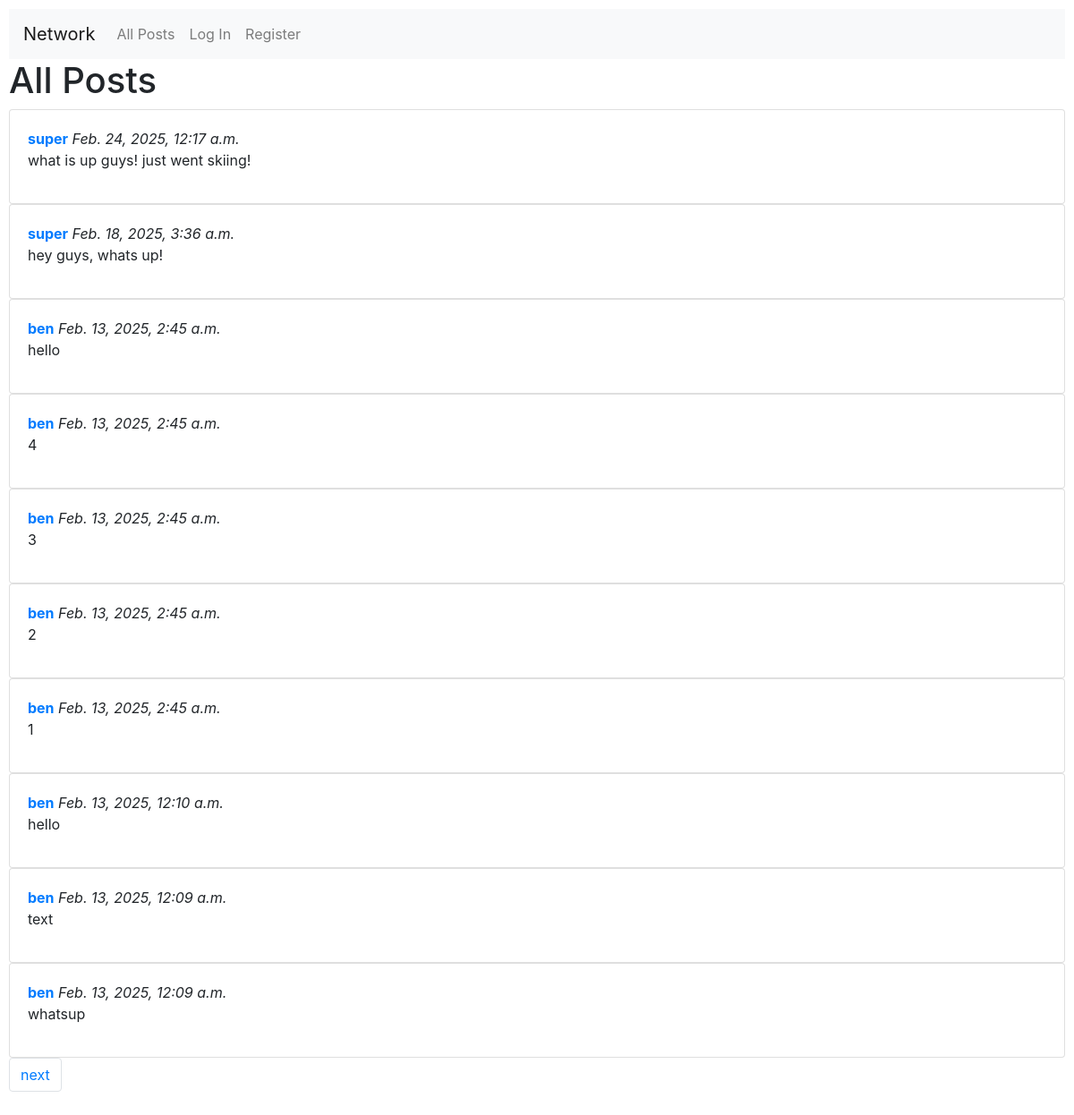
The page / on the database its author committed.
### network/models.py (models this page shows)
class Post(models.Model):
    user = models.ForeignKey(User, on_delete=models.CASCADE)
    text = models.CharField(max_length=256, blank=False, null=False)
    likes = models.ManyToManyField(User, through="Like", blank=True, related_name="liked_posts")
    timestamp = models.DateTimeField(auto_now_add=True)

class User(AbstractUser):
    user_followers = models.ManyToManyField('Follow')

### network/views.py (the view)
# urls.py: path("", views.index, name="index"),
def index(request):
    posts = Post.objects.order_by('-timestamp').values()
    if request.user.is_authenticated:
        for post in posts:
            post["user"] = User.objects.get(pk=post.get("user_id")).username
            post["likes"] = Post.objects.get(pk=post.get("id")).likes.count()
            post_object = Post.objects.get(pk=post["id"])
            try:
                like = Like.objects.get(
                    user=request.user,
                    post=post_object
                )
            except Like.DoesNotExist:
                post["liked"] = False
            else:
                post["liked"] = True
    else:
        for post in posts:
            post["user"] = User.objects.get(pk=post.get("user_id")).username
            post["likes"] = Post.objects.get(pk=post.get("id")).likes.count()
    paginator = Paginator(posts, 10)
    page_number = request.GET.get("page")
    page_obj = paginator.get_page(page_number)
    return render(request, "network/index.html", {
        "page": page_obj
    })

### network/templates/network/index.html (shortened to what this page needs)
{% extends "network/layout.html" %}
{% block body %}
    <h1>All Posts</h1>
    {% for post in page %}
        <div class="card">
            <div class="card-body" id="post-{{ post.id }}">
                <a href="{% url 'profile' username=post.user %}"><strong>{{ post.user }}</strong></a>
                <i>{{ post.timestamp }}</i>
                {% if user.username == post.user %}
                    <div class="edit" data-text="{{ post.text }}" data-id="{{ post.id }}"></div>
                    ❤️{{ post.likes }}
                {% else %}
                    <p>{{ post.text }}</p>
                {% endif %}
            </div>
        </div>
    {% endfor %}
    <nav>
        <ul class="pagination">
            {% if page.has_next %}
            <li class="page-item"><a class="page-link" href="?page={{ page.next_page_number }}">next</a></li>
            {% endif %}
        </ul>
    </nav>
{% endblock %}

### network/static/network/styles.css (style rules this page uses)
body { padding: 10px; }

### rows shown on the page
Post: user "super", timestamp "Feb. 24, 2025, 12:17 a.m.", text "what is up guys! just went skiing!"
Post: user "super", timestamp "Feb. 18, 2025, 3:36 a.m.", text "hey guys, whats up!"
Post: user "ben", timestamp "Feb. 13, 2025, 2:45 a.m.", text "hello"
Post: user "ben", timestamp "Feb. 13, 2025, 2:45 a.m.", text "4"
Post: user "ben", timestamp "Feb. 13, 2025, 2:45 a.m.", text "3"
Post: user "ben", timestamp "Feb. 13, 2025, 2:45 a.m.", text "2"
Post: user "ben", timestamp "Feb. 13, 2025, 2:45 a.m.", text "1"
Post: user "ben", timestamp "Feb. 13, 2025, 12:10 a.m.", text "hello"
Post: user "ben", timestamp "Feb. 13, 2025, 12:09 a.m.", text "text"
Post: user "ben", timestamp "Feb. 13, 2025, 12:09 a.m.", text "whatsup"
